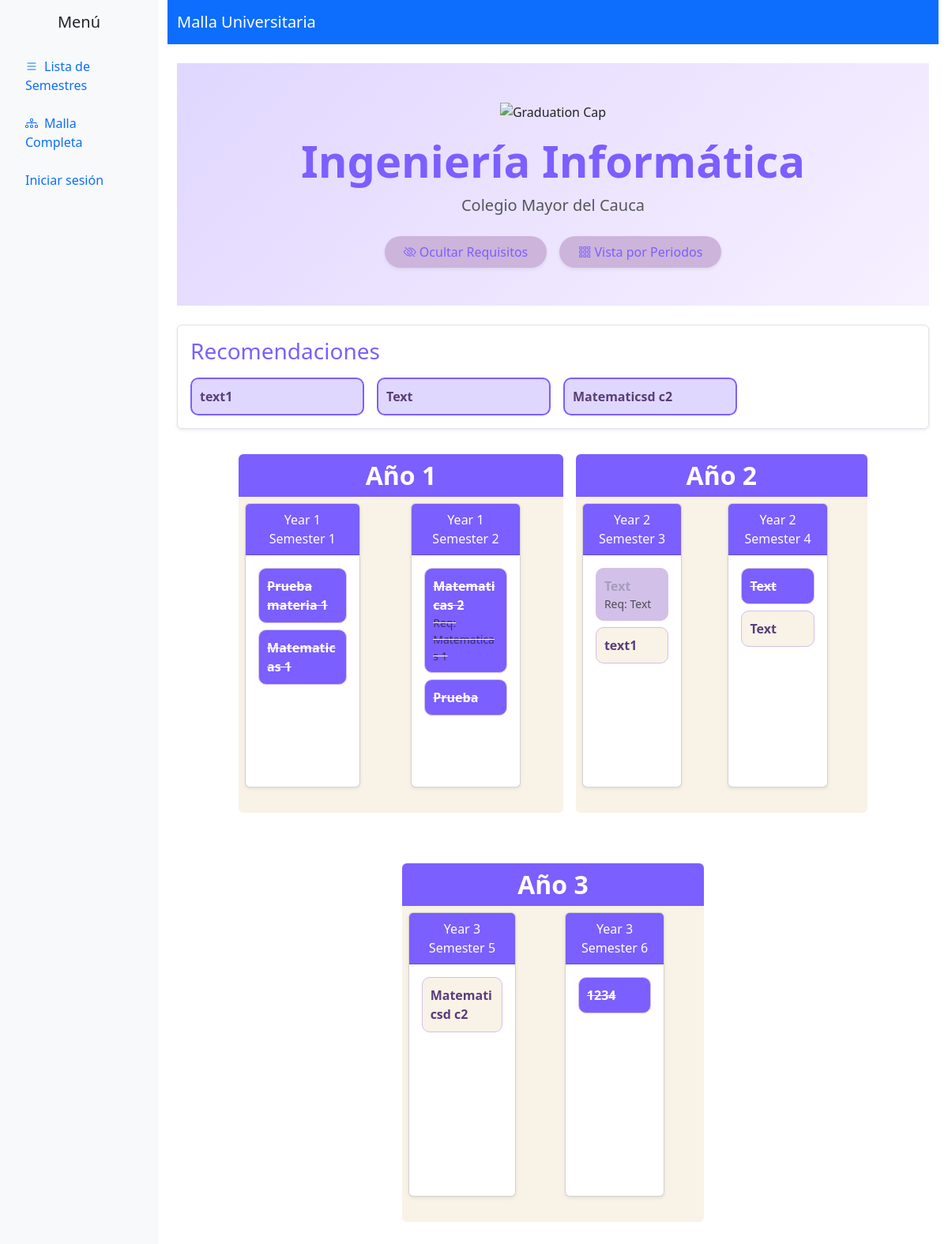
Before: /malla/full-curriculum/ with the older database file.
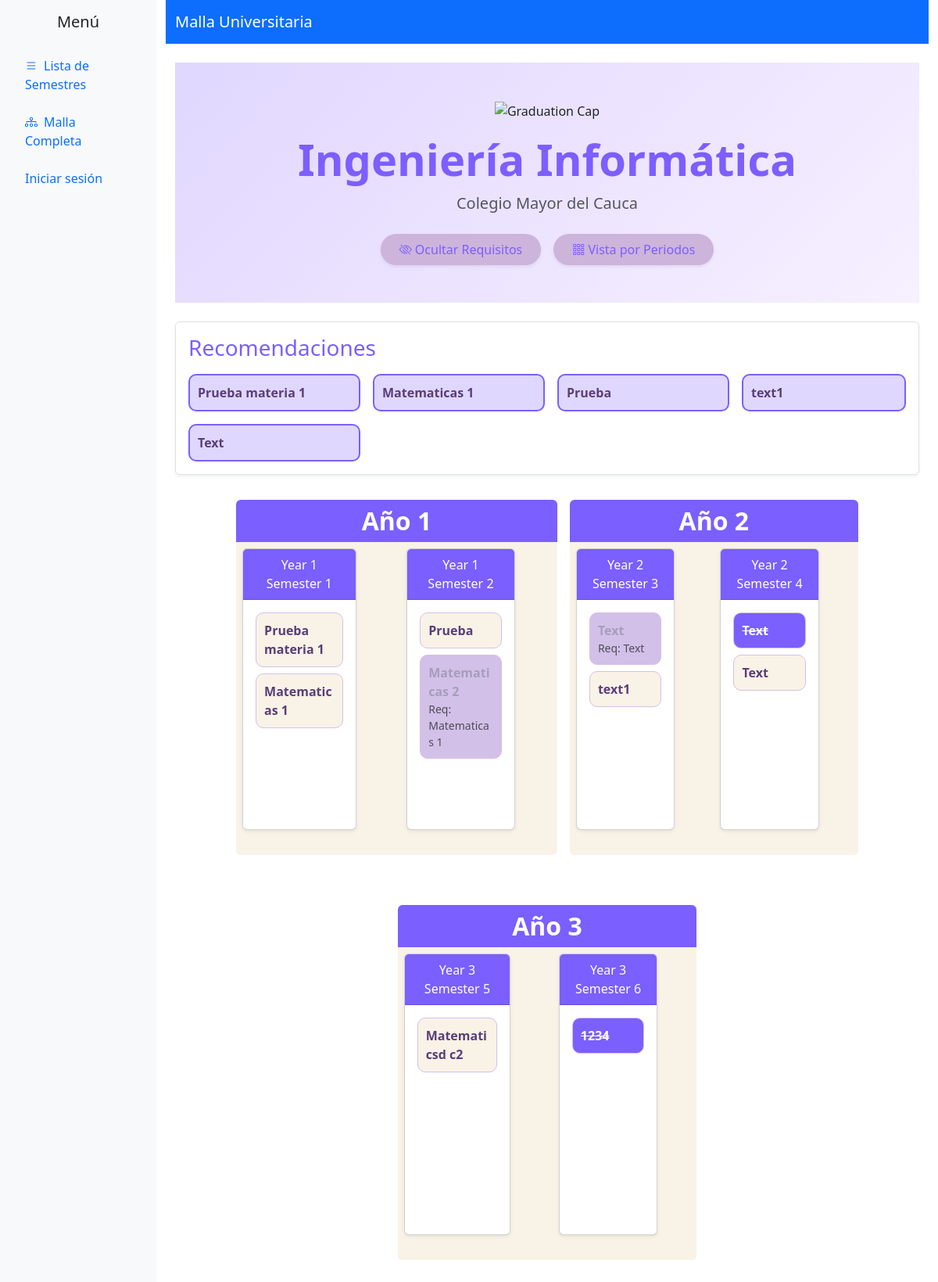
After: the same page with the newer database file.
### malla/models.py (models this page shows, shortened)
class Subject(models.Model):
    name = models.CharField(max_length=100)
    semester = models.ForeignKey(Semester, on_delete=models.CASCADE, related_name='subjects')
    prev_subject = models.ForeignKey('self', on_delete=models.SET_NULL, null=True, blank=True, related_name='next_subject_rel')
    next_subject = models.ForeignKey('self', on_delete=models.SET_NULL, null=True, blank=True, related_name='prev_subject_rel')
    prerequisites = models.ManyToManyField('self', symmetrical=False, blank=True, related_name='required_for')
    completed = models.BooleanField(default=False)
    order = models.PositiveIntegerField(default=0)
    def __str__(self):
        return self.name
    def is_enabled(self):
        return all(prereq.completed for prereq in self.prerequisites.all())

class Semester(models.Model):
    name = models.CharField(max_length=100)
    prev_semester = models.ForeignKey('self', on_delete=models.SET_NULL, null=True, blank=True, related_name='next_semester_rel')
    next_semester = models.ForeignKey('self', on_delete=models.SET_NULL, null=True, blank=True, related_name='prev_semester_rel')
    @property
    def ordered_subjects(self):
        return self.subjects.order_by('order')

### malla/views.py (the view)
# urls.py: path('full-curriculum/', views.full_curriculum, name='full_curriculum'),
def full_curriculum(request):
    isSuperUser = request.session.get("isSuperUser")
    isLogged = request.session.get("isLogged")
    from .models import Career
    career = Career.objects.first()
    semesters = Semester.objects.all().order_by('id')
    from itertools import groupby
    grouped_semesters = {}
    for key, group in groupby(semesters, lambda s: s.name.split()[1] if len(s.name.split()) > 1 else '1'):
        grouped_semesters[key] = list(group)
    all_subjects = Subject.objects.all()
    recommended_subjects = [s for s in all_subjects if s.is_enabled() and not s.completed][:5]
    return render(request, 'malla/full_curriculum.html', {'grouped_semesters': grouped_semesters, 'recommended_subjects': recommended_subjects, 'career': career, 'isSuperUser': isSuperUser, 'isLogged': isLogged})

### malla/templates/malla/full_curriculum.html (shortened to what this page needs)
{% extends 'malla/base.html' %}
{% block content %}
<div class="text-center py-5" style="background: linear-gradient(135deg, #e0d7ff, #f7f0ff);">
    <img src="https://cdn-icons-png.flaticon.com/512/1995/1995523.png" alt="Graduation Cap" style="width: 60px; height: 60px;">
    <h1 class="display-4 text-purple mt-3" style="font-weight: 700;">{{ career.name }}</h1>
    <p class="lead text-muted">{{ career.university }}</p>
    <div class="d-flex justify-content-center gap-3 mt-4">
        <button class="btn btn-purple shadow-sm rounded-pill px-4 py-2">
            <i class="bi bi-eye-slash"></i> Ocultar Requisitos
        </button>
        <button class="btn btn-purple shadow-sm rounded-pill px-4 py-2">
            <i class="bi bi-grid-3x3-gap"></i> Vista por Periodos
        </button>
    </div>
</div>
{% if recommended_subjects %}
<div class="container my-4 p-3 border rounded shadow-sm bg-white">
    <h3 class="text-purple mb-3">Recomendaciones</h3>
    <div class="d-flex flex-wrap gap-3 justify-content-start">
        {% for subject in recommended_subjects %}
        <div class="subject-box recommended {% if subject.completed %}completed{% elif not subject.is_enabled %}disabled{% endif %}"
             data-subject-id="{{ subject.id }}"
             onclick="toggleSubject(this.dataset.subjectId, this)"
             style="min-width: 180px; max-width: 220px; flex-grow: 1;">
            <strong>{{ subject.name }}</strong>
        </div>
        {% endfor %}
    </div>
</div>
{% endif %}
{% if grouped_semesters %}
<div class="d-flex flex-wrap mx-auto" style="justify-content: center;">
    {% for year, semesters in grouped_semesters.items %}
    <div class="mb-5 p-2">
        <h2 class="text-center text-white bg-purple rounded-top py-2 mb-0"
            style="font-weight: 600; border-radius: 15px 15px 0 0; width: 100%;">
            Año {{ year }}
        </h2>
        <div class="d-flex flex-wrap bg-beige rounded-bottom" style="min-height: 25rem; margin: auto;">
            {% for semester in semesters %}
            <div class="mb-4 p-2">
                <div class="card shadow-sm rounded h-100 w-75">
                    <div class="card-header bg-purple text-white text-center">
                        {{ semester.name }}
                    </div>
                    <div class="card-body d-flex flex-column gap-2" style="overflow-y: scroll;">
                        {% for subject in semester.ordered_subjects %}
                        <div class="subject-box {% if subject.completed %}completed{% elif not subject.is_enabled %}disabled{% endif %}"
                             data-subject-id="{{ subject.id }}"
                             onclick="toggleSubject(this.dataset.subjectId, this)">
                            <strong>{{ subject.name }}</strong>
                            {% if subject.prerequisites.all %}
                            <small class="text-muted d-block">Req: {{ subject.prerequisites.all|join:", " }}</small>
                            {% endif %}
                        </div>
                        {% empty %}
                        <p>No hay materias en este semestre.</p>
                        {% endfor %}
                    </div>
                </div>
            </div>
            {% endfor %}
        </div>
    </div>
    {% endfor %}
</div>
{% else %}
<p>No hay semestres disponibles.</p>
{% endif %}
{% endblock %}

Changed rows visible on the page:
no longer on one of the page's lists (row unchanged): Subject: name "Matematicsd c2"
now on one of the page's lists (row edited): Subject: name "Prueba materia 1"
changed Subject "Prueba materia 1": completed True → False (drawn)
now on one of the page's lists (row edited): Subject: name "Matematicas 1"
changed Subject (number 2 of 10 on the later page): completed True → False (drawn)
now on one of the page's lists (row edited): Subject: name "Prueba"
changed Subject "Prueba": completed True → False (drawn); moves up the list
changed Subject "Matematicas 2": completed True → False (drawn)
